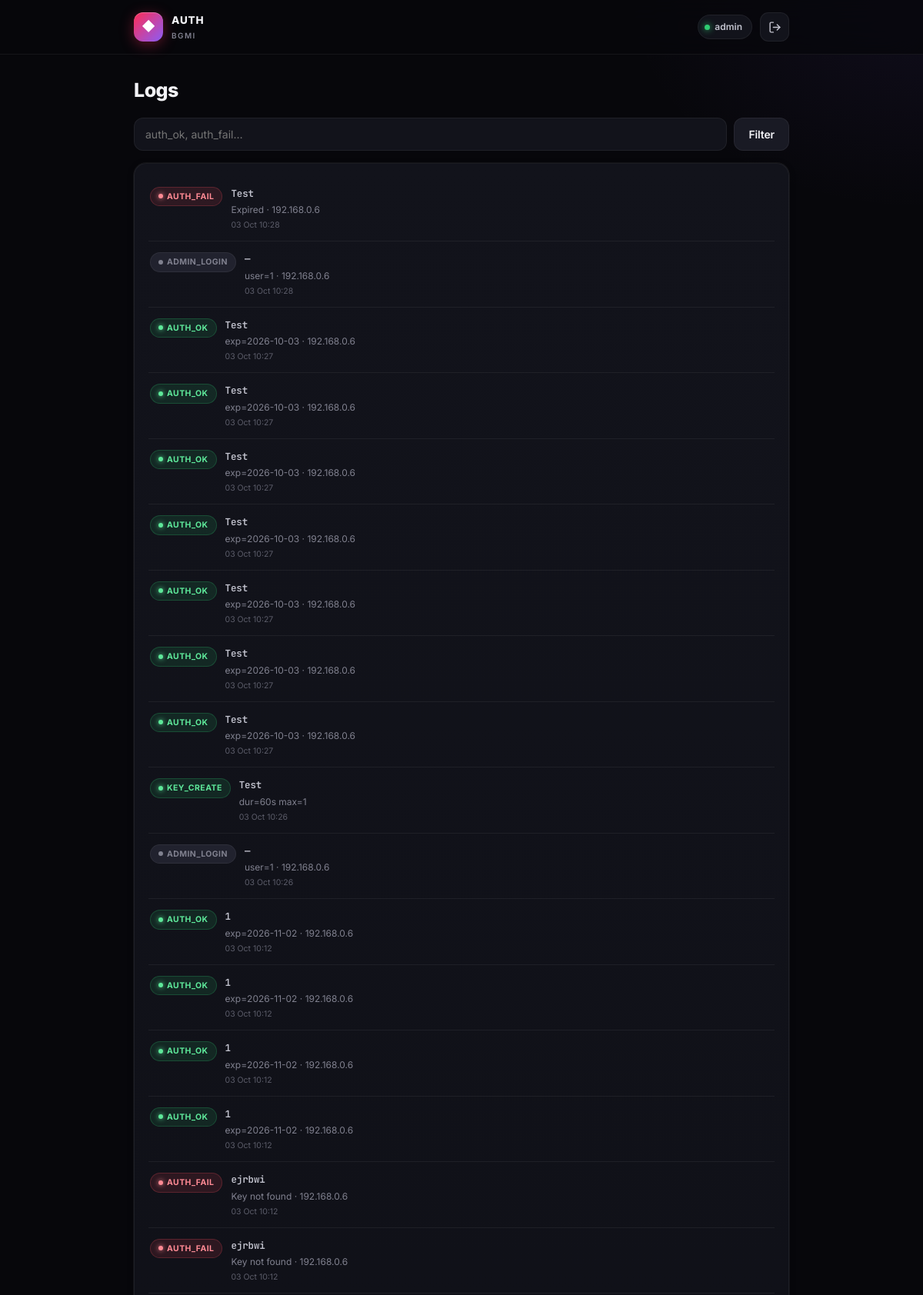
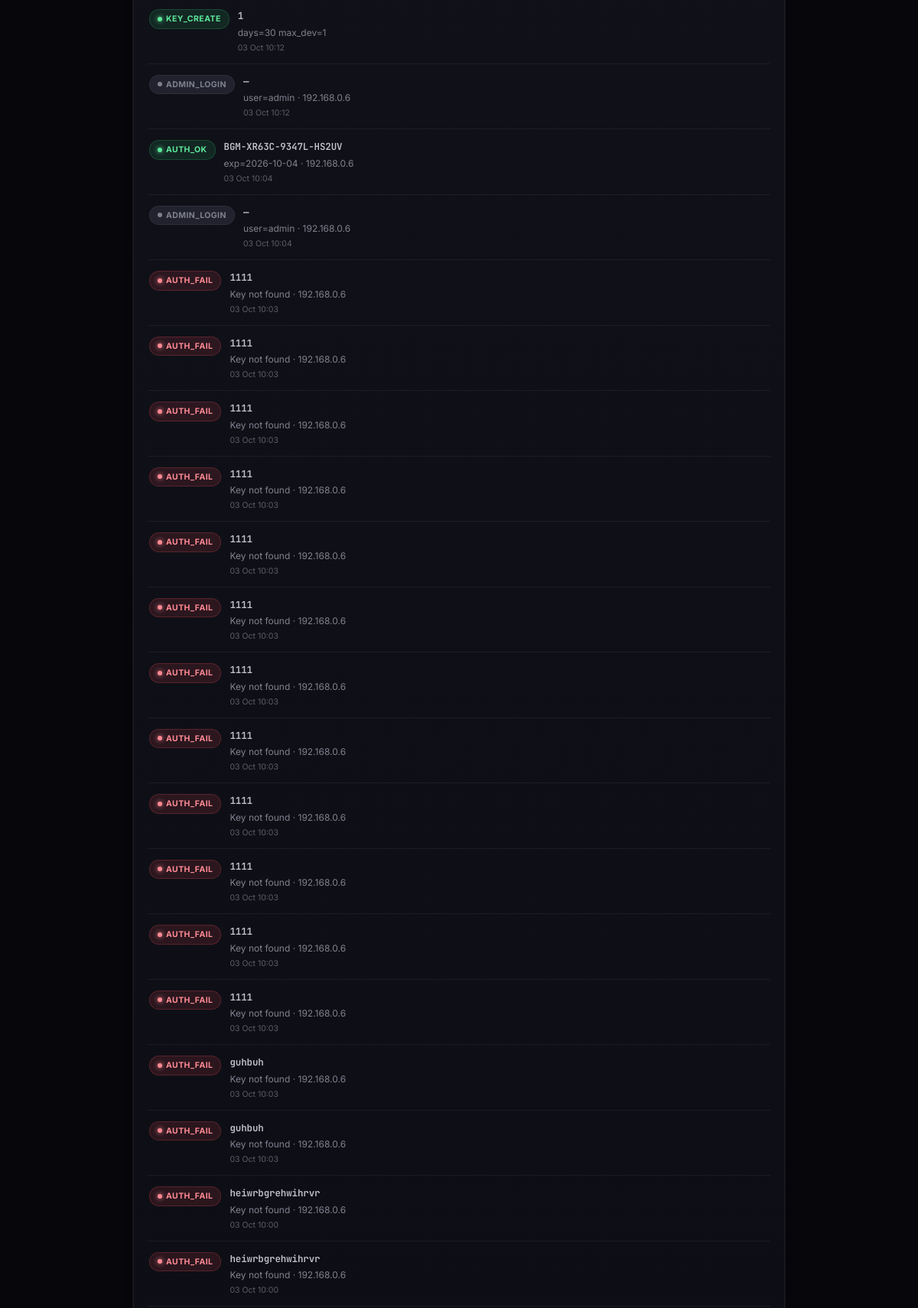
The app's page /logs (signed in, upper part) with its own data (2 pictures, top to bottom).
### tables this page shows
CREATE TABLE logs (
            id INTEGER PRIMARY KEY AUTOINCREMENT,
            ts INTEGER NOT NULL,
            key_text TEXT DEFAULT '',
            hwid TEXT DEFAULT '',
            ip TEXT DEFAULT '',
            action TEXT NOT NULL,
            message TEXT DEFAULT ''
        );

### app.py (the view)
@app.route("/logs")
@login_required
def logs_view():
    db = get_db()
    action_filter = request.args.get("action", "").strip()
    sql = "SELECT * FROM logs"
    params = []
    if action_filter:
        sql += " WHERE action LIKE ?"
        params.append(f"%{action_filter}%")
    sql += " ORDER BY ts DESC LIMIT 300"
    rows = db.execute(sql, params).fetchall()
    return render_template("logs.html", logs=rows, fmt_ts=fmt_ts, action_filter=action_filter)

### app.py (called while the page is built)
def get_db():
    if "db" not in g:
        g.db = sqlite3.connect(DB_PATH)
        g.db.row_factory = sqlite3.Row
        g.db.execute("PRAGMA foreign_keys = ON")
    return g.db

def login_required(f):
    @wraps(f)
    def wrapper(*a, **kw):
        if not session.get("admin"):
            return redirect(url_for("login"))
        return f(*a, **kw)
    return wrapper

def fmt_ts(ts):
    if not ts: return "—"
    return datetime.fromtimestamp(ts).strftime("%d %b %H:%M")

@app.context_processor
def inject_globals():
    return {"GAME_NAME": GAME_NAME, "human_left": human_left}

@app.before_request
def _ensure_db():
    init_db()

### Templates/logs.html (shortened to what this page needs)
{% extends "base.html" %}
{% block content %}
<h1 class="page-title">Logs</h1>
<form class="filters" method="get">
  <input type="text" name="action" placeholder="auth_ok, auth_fail…" value="{{ action_filter }}">
  <button class="btn" type="submit">Filter</button>
</form>
<div class="card">
  <div class="log-list">
    {% for r in logs %}
    <div class="log-item">
      <span class="pill pill-{{ 'ok' if 'ok' in r['action'] or 'create' in r['action'] else ('danger' if 'fail' in r['action'] or 'ban' in r['action'] else 'muted') }}">{{ r['action'] }}</span>
      <div class="log-body">
        <div class="log-key mono">{{ r['key_text'] or '—' }}</div>
        <div class="log-meta">{{ r['message'] or '' }}{% if r['ip'] %} · {{ r['ip'] }}{% endif %}</div>
        <div class="log-time muted small">{{ fmt_ts(r['ts']) }}</div>
      </div>
    </div>
    {% else %}
    <div class="empty">No logs</div>
    {% endfor %}
  </div>
</div>
{% endblock %}

### Static/style.css (style rules this page uses)
:root { --bg:#07070b; --bg-elevated:#0c0d13; --surface:#12131b; --surface-2:#191a24; --surface-3:#21222e; --border:#23242f; --border-soft:rgba(255,255,255,.06); --text:#f2f2f6; --text-dim:#c3c4cf; --muted:#80818f; --muted-2:#5c5d6a; --accent:#ff2d55; --accent-2:#ff6b8b; --accent-glow:rgba(255,45,85,.35); --violet:#8b5cf6; --cyan:#22d3ee; --success:#2ecc71; --success-bg:rgba(46,204,113,.12); --warn:#f5a623; --warn-bg:rgba(245,166,35,.12); --danger:#ff4d5e; --danger-bg:rgba(255,77,94,.12); --radius-sm:10px; --radius:16px; --radius-lg:22px; --shadow-soft:0 8px 30px rgba(0,0,0,.35); --shadow-card:0 2px 8px rgba(0,0,0,.25), 0 0 0 1px var(--border-soft); --safe-top:env(safe-area-inset-top, 0px); --safe-bottom:env(safe-area-inset-bottom, 0px); }
* { box-sizing:border-box;margin:0;padding:0;-webkit-tap-highlight-color:transparent }
html,body { height:100% }
body { background: radial-gradient(900px 500px at 15% -10%, rgba(255,45,85,.08), transparent 60%), radial-gradient(700px 500px at 100% 0%, rgba(139,92,246,.07), transparent 55%), var(--bg); color:var(--text); font-family:'Inter',-apple-system,BlinkMacSystemFont,"Segoe UI",Roboto,Arial,sans-serif; font-size:15px;line-height:1.5; -webkit-font-smoothing:antialiased; -moz-osx-font-smoothing:grayscale; padding-bottom:calc(84px + var(--safe-bottom)); min-height:100%; }
.mono { font-family:'JetBrains Mono',ui-monospace,Menlo,Consolas,monospace;font-size:13px;letter-spacing:-.01em }
.muted { color:var(--muted) }
.small { font-size:12px }
.main > * { animation:fadeUp .35s cubic-bezier(.16,1,.3,1) both }
.main > *:nth-child(2) { animation-delay:.03s }
.main > *:nth-child(3) { animation-delay:.06s }
.page-title { font-size:25px;font-weight:800;margin-bottom:16px;letter-spacing:-.02em }
.btn { display:inline-flex;align-items:center;justify-content:center;gap:7px; padding:11px 18px;border-radius:12px; background:var(--surface-2);color:var(--text); border:1px solid var(--border-soft); font-size:14px;font-weight:600;cursor:pointer;font-family:inherit; transition:transform .12s, background .15s, box-shadow .15s; letter-spacing:-.01em; }
form { display:inline }
.card { background:linear-gradient(180deg, var(--surface) 0%, var(--bg-elevated) 100%); border:1px solid var(--border-soft); border-radius:var(--radius); padding:18px; margin-bottom:14px; box-shadow:var(--shadow-card); }
.log-list { display:flex;flex-direction:column;gap:2px }
.log-item { display:flex;align-items:flex-start;gap:11px; padding:12px 2px; border-bottom:1px solid var(--border-soft); }
.log-body { flex:1;min-width:0 }
.log-key { font-weight:600;word-break:break-all;font-size:12.5px;color:var(--text-dim) }
.log-meta { font-size:12px;color:var(--muted);margin-top:3px;word-break:break-word }
.log-time { font-size:10.5px;margin-top:3px;color:var(--muted-2) }
.pill { display:inline-flex;align-items:center;gap:5px; padding:4px 10px;border-radius:20px; font-size:10.5px;font-weight:700;letter-spacing:.04em;text-transform:uppercase; border:1px solid transparent;white-space:nowrap; }
.pill::before { content:"";width:6px;height:6px;border-radius:50%;flex-shrink:0 }
.pill-ok { background:var(--success-bg);color:#5ee89a;border-color:rgba(46,204,113,.22) }
.pill-ok::before { background:#5ee89a;box-shadow:0 0 6px #5ee89a }
.pill-danger { background:var(--danger-bg);color:#ff8a94;border-color:rgba(255,77,94,.22) }
.pill-danger::before { background:#ff8a94;box-shadow:0 0 6px #ff8a94 }
.pill-muted { background:var(--surface-3);color:var(--muted);border-color:var(--border-soft) }
.pill-muted::before { background:var(--muted) }
.filters { display:flex;gap:9px;margin-bottom:16px }
.filters input, .filters select { flex:1;background:var(--surface);border:1px solid var(--border-soft); border-radius:12px;padding:12px 14px;color:var(--text); font-size:14px;font-family:inherit;outline:none;min-width:0; transition:border-color .15s, box-shadow .15s; }
@media (min-width:720px) { body { padding-bottom:28px } }

### records on screen
logs: action "AUTH_FAIL", key_text "Test", message "Expired", ip "192.168.0.6", ts "03 Oct 10:28"
logs: action "ADMIN_LOGIN", key_text "—", message "user=1", ip "192.168.0.6", ts "03 Oct 10:28"
logs: action "AUTH_OK", key_text "Test", message "exp=2026-10-03", ip "192.168.0.6", ts "03 Oct 10:27"
logs: action "AUTH_OK", key_text "Test", message "exp=2026-10-03", ip "192.168.0.6", ts "03 Oct 10:27"
logs: action "AUTH_OK", key_text "Test", message "exp=2026-10-03", ip "192.168.0.6", ts "03 Oct 10:27"
logs: action "AUTH_OK", key_text "Test", message "exp=2026-10-03", ip "192.168.0.6", ts "03 Oct 10:27"
logs: action "AUTH_OK", key_text "Test", message "exp=2026-10-03", ip "192.168.0.6", ts "03 Oct 10:27"
logs: action "AUTH_OK", key_text "Test", message "exp=2026-10-03", ip "192.168.0.6", ts "03 Oct 10:27"
logs: action "AUTH_OK", key_text "Test", message "exp=2026-10-03", ip "192.168.0.6", ts "03 Oct 10:27"
logs: action "KEY_CREATE", key_text "Test", message "dur=60s max=1", ts "03 Oct 10:26"
logs: action "ADMIN_LOGIN", key_text "—", message "user=1", ip "192.168.0.6", ts "03 Oct 10:26"
logs: action "AUTH_OK", key_text "1", message "exp=2026-11-02", ip "192.168.0.6", ts "03 Oct 10:12"
logs: action "AUTH_OK", key_text "1", message "exp=2026-11-02", ip "192.168.0.6", ts "03 Oct 10:12"
logs: action "AUTH_OK", key_text "1", message "exp=2026-11-02", ip "192.168.0.6", ts "03 Oct 10:12"
logs: action "AUTH_OK", key_text "1", message "exp=2026-11-02", ip "192.168.0.6", ts "03 Oct 10:12"
logs: action "AUTH_FAIL", key_text "ejrbwi", message "Key not found", ip "192.168.0.6", ts "03 Oct 10:12"
logs: action "AUTH_FAIL", key_text "ejrbwi", message "Key not found", ip "192.168.0.6", ts "03 Oct 10:12"
logs: action "KEY_CREATE", key_text "1", message "days=30 max_dev=1", ts "03 Oct 10:12"
logs: action "ADMIN_LOGIN", key_text "—", message "user=admin", ip "192.168.0.6", ts "03 Oct 10:12"
logs: action "AUTH_OK", key_text "BGM-XR63C-9347L-HS2UV", message "exp=2026-10-04", ip "192.168.0.6", ts "03 Oct 10:04"
logs: action "ADMIN_LOGIN", key_text "—", message "user=admin", ip "192.168.0.6", ts "03 Oct 10:04"
logs: action "AUTH_FAIL", key_text "1111", message "Key not found", ip "192.168.0.6", ts "03 Oct 10:03"
logs: action "AUTH_FAIL", key_text "1111", message "Key not found", ip "192.168.0.6", ts "03 Oct 10:03"
logs: action "AUTH_FAIL", key_text "1111", message "Key not found", ip "192.168.0.6", ts "03 Oct 10:03"
logs: action "AUTH_FAIL", key_text "1111", message "Key not found", ip "192.168.0.6", ts "03 Oct 10:03"
logs: action "AUTH_FAIL", key_text "1111", message "Key not found", ip "192.168.0.6", ts "03 Oct 10:03"
logs: action "AUTH_FAIL", key_text "1111", message "Key not found", ip "192.168.0.6", ts "03 Oct 10:03"
logs: action "AUTH_FAIL", key_text "1111", message "Key not found", ip "192.168.0.6", ts "03 Oct 10:03"
logs: action "AUTH_FAIL", key_text "1111", message "Key not found", ip "192.168.0.6", ts "03 Oct 10:03"
logs: action "AUTH_FAIL", key_text "1111", message "Key not found", ip "192.168.0.6", ts "03 Oct 10:03"
logs: action "AUTH_FAIL", key_text "1111", message "Key not found", ip "192.168.0.6", ts "03 Oct 10:03"
logs: action "AUTH_FAIL", key_text "1111", message "Key not found", ip "192.168.0.6", ts "03 Oct 10:03"
logs: action "AUTH_FAIL", key_text "1111", message "Key not found", ip "192.168.0.6", ts "03 Oct 10:03"
logs: action "AUTH_FAIL", key_text "guhbuh", message "Key not found", ip "192.168.0.6", ts "03 Oct 10:03"
logs: action "AUTH_FAIL", key_text "guhbuh", message "Key not found", ip "192.168.0.6", ts "03 Oct 10:03"
logs: action "AUTH_FAIL", key_text "heiwrbgrehwihrvr", message "Key not found", ip "192.168.0.6", ts "03 Oct 10:00"
logs: action "AUTH_FAIL", key_text "heiwrbgrehwihrvr", message "Key not found", ip "192.168.0.6", ts "03 Oct 10:00"

### other values on screen
{{ GAME_NAME|upper }} "BGMI"
{{ session.get('admin','1') }} "admin"
